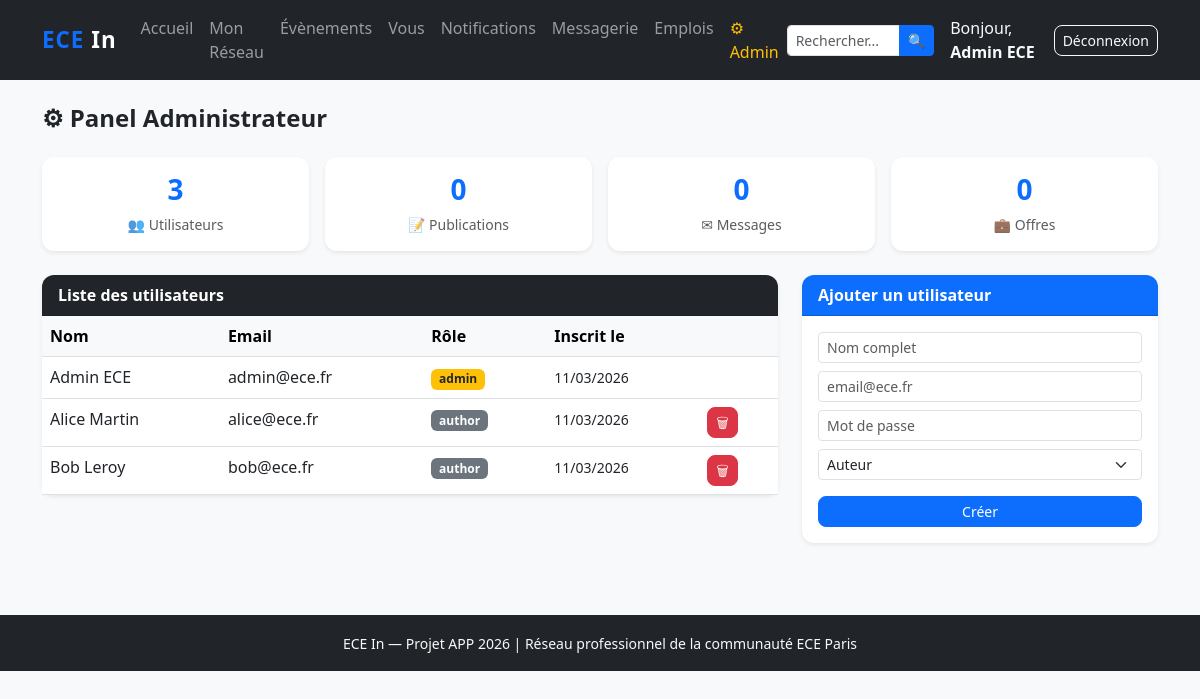
/admin.php (signed in), run on the app's committed database.
### tables this page shows
CREATE TABLE users (
    id            INT AUTO_INCREMENT PRIMARY KEY,
    name          VARCHAR(100) NOT NULL,
    email         VARCHAR(150) NOT NULL UNIQUE,
    password      VARCHAR(255) NOT NULL,
    role          ENUM('author','admin') NOT NULL DEFAULT 'author',
    profile_photo VARCHAR(255) DEFAULT NULL,
    bio           TEXT DEFAULT NULL,
    education     TEXT DEFAULT NULL,
    experience    TEXT DEFAULT NULL,
    cv_title      VARCHAR(150) DEFAULT 'CV ECE In',
    created_at    TIMESTAMP DEFAULT CURRENT_TIMESTAMP
);

### includes/functions.php (called while the page is built, shortened)
<?php
function e(?string $v): string { return htmlspecialchars($v ?? '', ENT_QUOTES, 'UTF-8'); }
function isLoggedIn(): bool    { return !empty($_SESSION['user']); }
function currentUser(): ?array { return $_SESSION['user'] ?? null; }
function getAllUsers(): array {
    $pdo = getPDO();
    return $pdo->query('SELECT id,name,email,role,created_at FROM users ORDER BY created_at DESC')->fetchAll();
}

### admin.php (the view, shortened to what this page needs)
<?php
require_once 'includes/functions.php';
$users = getAllUsers();
$pdo   = getPDO();
$stats = [
    'users' => $pdo->query('SELECT COUNT(*) FROM users')->fetchColumn(),
    'posts' => $pdo->query('SELECT COUNT(*) FROM posts')->fetchColumn(),
    'msg'   => $pdo->query('SELECT COUNT(*) FROM messages')->fetchColumn(),
    'jobs'  => $pdo->query('SELECT COUNT(*) FROM jobs')->fetchColumn(),
];
?>
<!DOCTYPE html>
<html lang="fr">
<head>
  <link rel="stylesheet" href="https://cdn.jsdelivr.net/npm/bootstrap@5.3.0/dist/css/bootstrap.min.css">
  <link rel="stylesheet" href="assets/css/style.css">
</head>
<body class="bg-light">
<?php include 'includes/header.php'; ?>
<div class="container py-4">
  <h4 class="fw-bold mb-4">⚙ Panel Administrateur</h4>
  <div class="row g-3 mb-4">
    <?php foreach (['👥 Utilisateurs'=>$stats['users'],'📝 Publications'=>$stats['posts'],'✉ Messages'=>$stats['msg'],'💼 Offres'=>$stats['jobs']] as $label => $val): ?>
      <div class="col-6 col-md-3">
        <div class="card shadow-sm text-center p-3">
          <h3 class="fw-bold text-primary"><?= $val ?></h3>
          <small class="text-muted"><?= $label ?></small>
        </div>
      </div>
    <?php endforeach; ?>
  </div>
  <div class="row g-4">
    <div class="col-lg-8">
      <div class="card shadow-sm">
        <div class="card-header bg-dark text-white fw-bold">Liste des utilisateurs</div>
        <div class="table-responsive">
          <table class="table table-hover mb-0">
            <thead class="table-light"><tr><th>Nom</th><th>Email</th><th>Rôle</th><th>Inscrit le</th><th></th></tr></thead>
            <tbody>
              <?php foreach ($users as $u): ?>
                <tr>
                  <td><?= e($u['name']) ?></td>
                  <td><?= e($u['email']) ?></td>
                  <td><span class="badge <?= $u['role']==='admin'?'bg-warning text-dark':'bg-secondary' ?>"><?= $u['role'] ?></span></td>
                  <td><small><?= date('d/m/Y',strtotime($u['created_at'])) ?></small></td>
                  <td>
                    <?php if ((int)$u['id'] !== (int)currentUser()['id']): ?>
                      <form method="POST" class="d-inline" onsubmit="return confirm('Supprimer cet utilisateur ?')">
                        <button type="submit" name="delete_user" class="btn btn-sm btn-danger">🗑</button>
                      </form>
                    <?php endif; ?>
                  </td>
                </tr>
              <?php endforeach; ?>
            </tbody>
          </table>
        </div>
      </div>
    </div>
    <div class="col-lg-4">
      <div class="card shadow-sm">
        <div class="card-header bg-primary text-white fw-bold">Ajouter un utilisateur</div>
        <div class="card-body">
          <form method="POST">
            <div class="mb-2"><input type="text" name="name" class="form-control form-control-sm" placeholder="Nom complet" required></div>
            <div class="mb-2"><input type="email" name="email" class="form-control form-control-sm" placeholder="email@ece.fr" required></div>
            <div class="mb-2"><input type="password" name="password" class="form-control form-control-sm" placeholder="Mot de passe" required minlength="6"></div>
            <div class="mb-3">
              <select name="role" class="form-select form-select-sm">
                <option value="author">Auteur</option>
              </select>
            </div>
            <button type="submit" name="add_user" class="btn btn-primary w-100 btn-sm">Créer</button>
          </form>
        </div>
      </div>
    </div>
  </div>
</div>
<?php include 'includes/footer.php'; ?>
</body>
</html>

### includes/header.php (shortened to what this page needs)
<?php if (isLoggedIn()):
?>
<nav class="navbar navbar-expand-lg navbar-dark bg-dark sticky-top">
  <div class="container">
    <a class="navbar-brand fw-bold" href="dashboard.php"><span class="text-primary">ECE</span> In</a>
    <div class="collapse navbar-collapse" id="navMenu">
      <ul class="navbar-nav me-auto">
        <li class="nav-item"><a class="nav-link" href="dashboard.php">Accueil</a></li>
        <li class="nav-item"><a class="nav-link" href="network.php">Mon Réseau</a></li>
        <li class="nav-item"><a class="nav-link" href="events.php">Évènements</a></li>
        <li class="nav-item"><a class="nav-link" href="profile.php">Vous</a></li>
        <li class="nav-item">
          <a class="nav-link position-relative" href="notifications.php">
            Notifications
          </a>
        </li>
        <li class="nav-item"><a class="nav-link" href="messages.php">Messagerie</a></li>
        <li class="nav-item"><a class="nav-link" href="jobs.php">Emplois</a></li>
        <?php if (currentUser()['role'] === 'admin'): ?>
          <li class="nav-item"><a class="nav-link text-warning" href="admin.php">⚙ Admin</a></li>
        <?php endif; ?>
      </ul>
      <form class="d-flex me-3" action="search.php" method="GET">
        <div class="input-group input-group-sm">
          <input type="text" name="q" class="form-control" placeholder="Rechercher..." required minlength="2" value="<?= isset($_GET['q']) ? e($_GET['q']) : '' ?>">
          <button class="btn btn-primary" type="submit">🔍</button>
        </div>
      </form>
      <span class="navbar-text me-3 text-light">Bonjour, <strong><?= e(currentUser()['name']) ?></strong></span>
      <a href="logout.php" class="btn btn-outline-light btn-sm">Déconnexion</a>
    </div>
  </div>
</nav>
<?php endif; ?>

### includes/footer.php (shortened to what this page needs)
<footer class="bg-dark text-light text-center py-3 mt-5">
  <small>ECE In — Projet APP 2026 | Réseau professionnel de la communauté ECE Paris</small>
</footer>

### assets/css/style.css (style rules this page uses)
body { font-family: 'Segoe UI', sans-serif; }
.navbar-brand { font-size: 1.4rem; letter-spacing: 1px; }
.card { border-radius: 12px; border: none; }
.card-header { border-radius: 12px 12px 0 0 !important; }
.btn { border-radius: 8px; }

### data on the page
users: name "Admin ECE", email "admin@ece.fr", role "admin", created_at "11/03/2026"
users: name "Alice Martin", email "alice@ece.fr", role "author", created_at "11/03/2026"
users: name "Bob Leroy", email "bob@ece.fr", role "author", created_at "11/03/2026"

### other printed values
$val "3"
$label "👥 Utilisateurs"
$val "0"
$label "📝 Publications"
$label "✉ Messages"
$label "💼 Offres"
